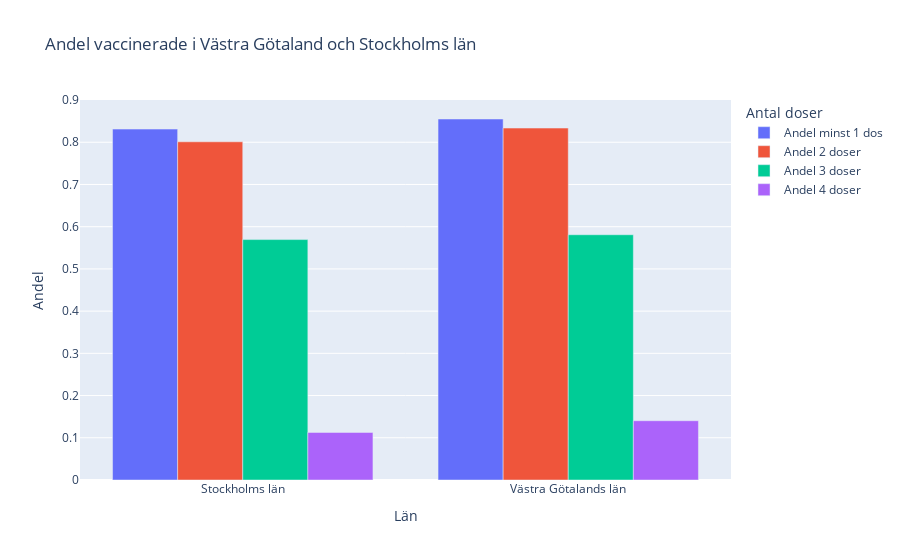

This figure's notebook cell:
### Code cell
# use the isin() function to filter the dataframe to only include the two regions we want
# got help from a friend to get the right code for this part
df_region_2 = df_region[df_region["Län_namn"].isin(["Västra Götalands län", "Stockholms län"])]

fig = px.bar(
    df_region_2,
    x="Län_namn",
    y=["Andel minst 1 dos", "Andel 2 doser", "Andel 3 doser", "Andel 4 doser"],
    title="Andel vaccinerade i Västra Götaland och Stockholms län",
    barmode="group",
    labels={"Län_namn": "Län", "value": "Andel", "variable": "Antal doser"},
)
fig.show()
fig.write_html("./Visualiseringar/Andel vaccinerade i Västra Götaland och Stockholms län.html")

### Figure 1 — Plotly figure (JSON) as saved in the notebook; plotly's stock layout.template omitted (floating-point values rounded to 4 significant figures)
{"data": [{"alignmentgroup": "True", "hovertemplate": "Antal doser=Andel minst 1 dos<br>Län=%{x}<br>Andel=%{y}<extra></extra>", "legendgroup": "Andel minst 1 dos", "marker": {"color": "#636efa", "pattern": {"shape": ""}}, "name": "Andel minst 1 dos", "offsetgroup": "Andel minst 1 dos", "orientation": "v", "showlegend": true, "textposition": "auto", "type": "bar", "x": ["Stockholms län", "Västra Götalands län"], "xaxis": "x", "y": [0.8312, 0.8551], "yaxis": "y"}, {"alignmentgroup": "True", "hovertemplate": "Antal doser=Andel 2 doser<br>Län=%{x}<br>Andel=%{y}<extra></extra>", "legendgroup": "Andel 2 doser", "marker": {"color": "#EF553B", "pattern": {"shape": ""}}, "name": "Andel 2 doser", "offsetgroup": "Andel 2 doser", "orientation": "v", "showlegend": true, "textposition": "auto", "type": "bar", "x": ["Stockholms län", "Västra Götalands län"], "xaxis": "x", "y": [0.8011, 0.8336], "yaxis": "y"}, {"alignmentgroup": "True", "hovertemplate": "Antal doser=Andel 3 doser<br>Län=%{x}<br>Andel=%{y}<extra></extra>", "legendgroup": "Andel 3 doser", "marker": {"color": "#00cc96", "pattern": {"shape": ""}}, "name": "Andel 3 doser", "offsetgroup": "Andel 3 doser", "orientation": "v", "showlegend": true, "textposition": "auto", "type": "bar", "x": ["Stockholms län", "Västra Götalands län"], "xaxis": "x", "y": [0.5695, 0.5809], "yaxis": "y"}, {"alignmentgroup": "True", "hovertemplate": "Antal doser=Andel 4 doser<br>Län=%{x}<br>Andel=%{y}<extra></extra>", "legendgroup": "Andel 4 doser", "marker": {"color": "#ab63fa", "pattern": {"shape": ""}}, "name": "Andel 4 doser", "offsetgroup": "Andel 4 doser", "orientation": "v", "showlegend": true, "textposition": "auto", "type": "bar", "x": ["Stockholms län", "Västra Götalands län"], "xaxis": "x", "y": [0.1127, 0.1404], "yaxis": "y"}], "layout": {"barmode": "group", "legend": {"title": {"text": "Antal doser"}, "tracegroupgap": 0}, "title": {"text": "Andel vaccinerade i Västra Götaland och Stockholms län"}, "xaxis": {"anchor": "y", "domain": [0, 1], "title": {"text": "Län"}}, "yaxis": {"anchor": "x", "domain": [0, 1], "title": {"text": "Andel"}}}}
